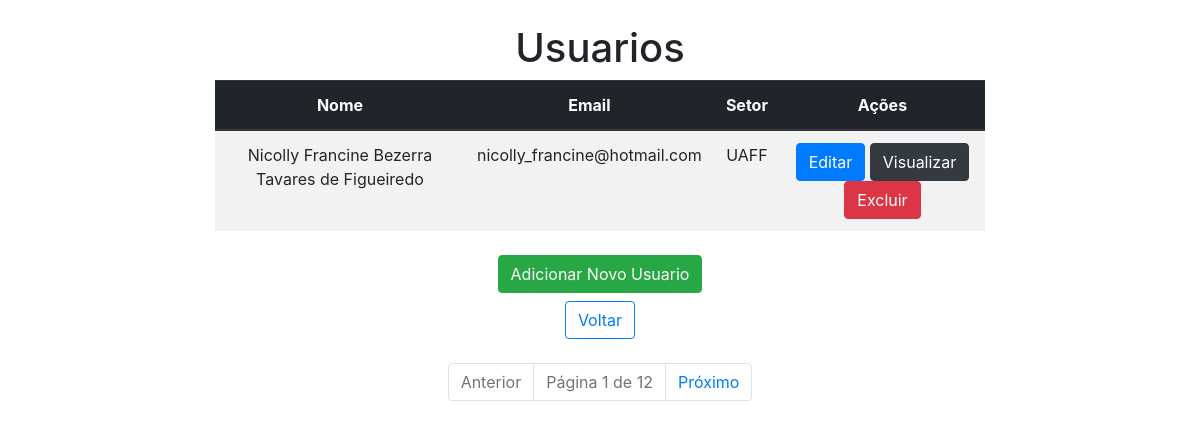
Page /usuarios_html/ on the committed database.
### app/models.py (models this page shows, shortened)
class CadastroUsuario(models.Model):
    nome = models.CharField(max_length=100)
    email = models.EmailField(max_length=100)
    senha = models.CharField(max_length=10)
    setor = models.CharField(max_length=20)

### app/views.py (the view)
# urls.py: path("usuarios_html/", usuarios_html, name="usuarios_html"),
def usuarios_html(request):
    usuarios_list = CadastroUsuario.objects.all()
    paginator = Paginator(usuarios_list, 1)
    page = request.GET.get('page')
    try:
        usuarios = paginator.page(page)
    except PageNotAnInteger:
        usuarios = paginator.page(1)
    except EmptyPage:
        usuarios = paginator.page(paginator.num_pages)
    return render(request, "usuarios.html", {"usuarios": usuarios})

### app/templates/usuarios.html (shortened to what this page needs)
<!DOCTYPE html>
<html lang="en">
<head>
    <link rel="stylesheet" href="https://stackpath.bootstrapcdn.com/bootstrap/4.1.3/css/bootstrap.min.css">
</head>
<body>
 <div class="col-8 m-auto pt-4 pb-4 text-center">
    <h1>Usuarios</h1>
    <table class="table table-striped">
        <thead class="thead-dark">
            <tr>
                <th scope="col">Nome</th>
                <th scope="col">Email</th>
                <th scope="col">Setor</th>
                <th scope="col">Ações</th>
            </tr>
        </thead>
        <tbody>
            {% for usuario in usuarios %}
            <tr>
                <td>{{ usuario.nome }}</td>
                <td>{{ usuario.email }}</td>
                <td>{{ usuario.setor }}</td>
                <td>
                    <a href="{% url 'edit_usuario' usuario.id %}" class="btn btn-primary">Editar</a>
                    <a href="{% url 'view_usuario' usuario.id %}" class="btn btn-dark">Visualizar</a>
                    <a href="" class="btn btn-danger btnDel">Excluir</a>
                </td>
            </tr>
            {% endfor %}
        </tbody>
    </table>
    <div class="pt-2">
        <a href="{% url 'form_cadastro_usuario' %}" class="btn btn-success">Adicionar Novo Usuario</a> <br>
        <a href="{% url 'home' %}" class="btn btn-outline-primary mt-2">
             Voltar
        </a>
    </div>
 </div>
<div class="container">
  <div class="row">
    <div class="col-md-12">
      <nav aria-label="Page navigation">
        <ul class="pagination justify-content-center">
          {% if usuarios.has_previous %}
            <li class="page-item">
              <a class="page-link" href="?page={{ usuarios.previous_page_number }}">Anterior</a>
            </li>
          {% else %}
            <li class="page-item disabled">
              <span class="page-link">Anterior</span>
            </li>
          {% endif %}
          <li class="page-item disabled">
            <span class="page-link">Página {{ usuarios.number }} de {{ usuarios.paginator.num_pages }}</span>
          </li>
          {% if usuarios.has_next %}
            <li class="page-item">
              <a class="page-link" href="?page={{ usuarios.next_page_number }}">Próximo</a>
            </li>
          {% else %}
            <li class="page-item disabled">
              <span class="page-link">Próximo</span>
            </li>
          {% endif %}
        </ul>
      </nav>
    </div>
  </div>
</div>
</body>
</html>

### rows in the picture
CadastroUsuario: nome "Nicolly Francine Bezerra Tavares de Figueiredo", email "nicolly_francine@hotmail.com", setor "UAFF"

### other values in the picture
{{ usuarios.number }} "1"
{{ usuarios.paginator.num_pages }} "12"
